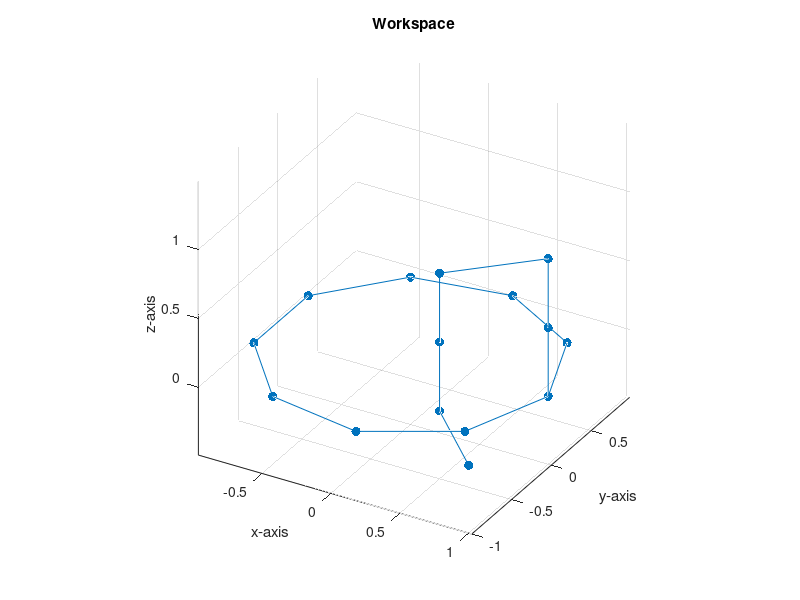

Write MATLAB code to recreate this figure.
%% ME 557: Project, Define Letter Q Points.

%Clear Everything
clear
close all
clc

%% Define the Letter Points.

%Define the first stroke.
ts = linspace(0, 2*pi, 10);
xs1 = cos(ts);
ys1 = sin(ts);
zs1 = zeros(1, length(xs1));

%Define the second stroke.
xs2 = [xs1(end) xs1(end) 0.5 0.5 0.5 1];
ys2 = [ys1(end) ys1(end) -0.5 -0.5 -0.5 -1];
zs2 = [0.5 1 1 0.5 0 0];

%Combine the strokes.
xs = [xs1 xs2];
ys = [ys1 ys2];
zs = [zs1 zs2];

%Store the points in a matrix.
Lpts = [xs; ys; zs];

%% Plot the Letter Points.

%Plot the Letter Points.
figure, hold on, grid on
plot3(Lpts(1, :), Lpts(2, :), Lpts(3, :), '.-', 'Markersize', 20)
title('Workspace')
xlabel('x-axis'), ylabel('y-axis'), zlabel('z-axis')
view(30, 30), rotate3d on,
axis equal

%% Write out the Data Points.

%Write out the letter data points.
dlmwrite('C:\Users\USER\Documents\Coursework\MSME\Year1\Winter2018\ME557_IntroToRobotics\Project\LetterPoints\LetterPts_Q.txt', Lpts)

